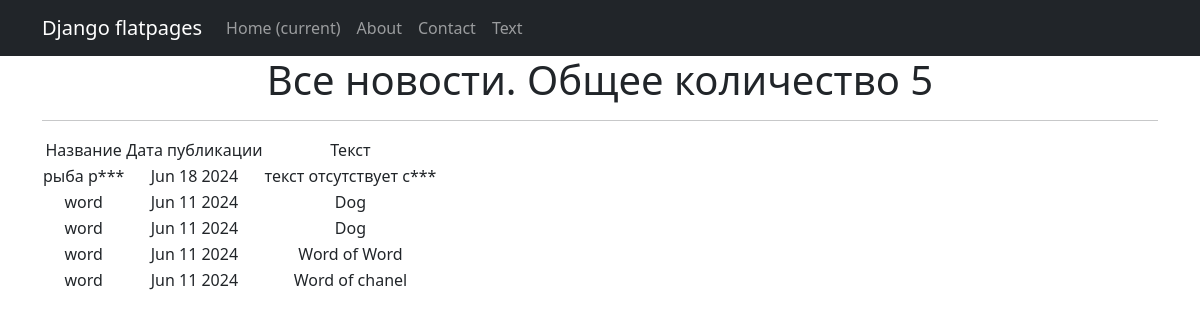
Page /post/ on the earlier database version.
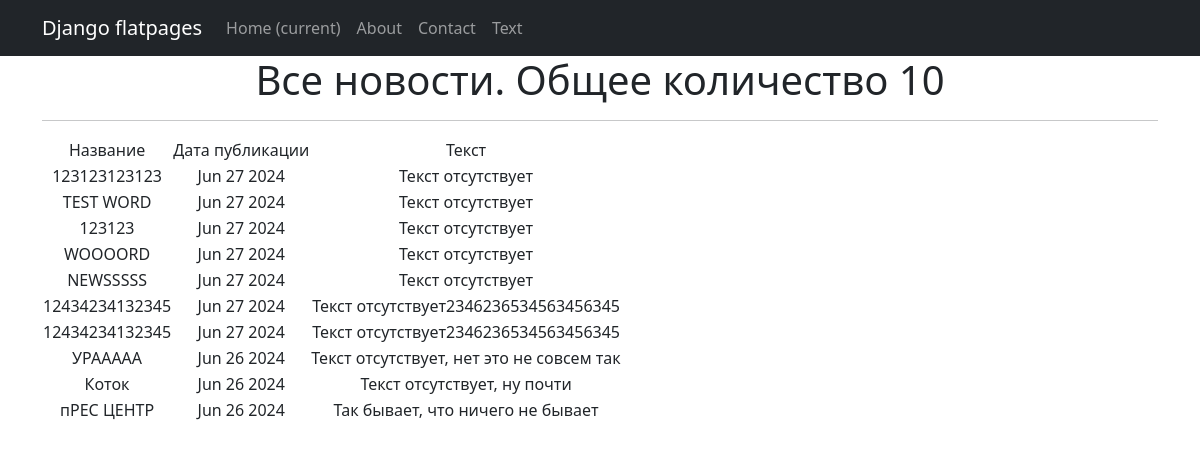
Same page on the later database version.
### news/models.py (models this page shows, shortened)
class Post(models.Model):
    article = 'статья'
    news = 'новость'
    POSITIONS = [
        (article, 'article'),
        (news, 'news'),
    ]
    author = models.ForeignKey(Author, on_delete=models.CASCADE)
    news = models.CharField(max_length=55, choices=POSITIONS, default='новость')
    time_in = models.DateTimeField(auto_now_add=True)
    products = models.ManyToManyField(Category, through='PostCategory')
    title_news = models.CharField(max_length=55)
    text_news = models.TextField(default="Текст отсутствует")
    post_reiting = models.IntegerField(default=0)

### news/views.py (the view)
# urls.py: path('', ProductList.as_view(), name='news_list'),
class ProductList(ListView):
    model = Post
    ordering = '-time_in'
    template_name = 'news.html'
    context_object_name = 'news'
    paginate_by = 10
    def get_context_data(self, **kwargs):
        context = super().get_context_data(**kwargs)
        context['time_now'] = datetime.utcnow()
        context['next_sale'] = None
        return context

### news/templatetags/custom_filters.py (called while the page is built)
@register.filter()
def censorship(text):
   STOP_LIST = [
       'мат',
       'редиска',
       'сук',
   ]
   for word in STOP_LIST:
      if word in text:
          text = text.lower().replace(word.lower(), word[0]+'***')
   return f'{text}'

### templates/news.html (shortened to what this page needs)
{% extends 'flatpages/default.html' %}
{% load custom_filters %}!
{% block content %}
<h1>Все новости. Общее количество {{news|length}}</h1>
<hr>
{% if news %}
<table>
    <tr>
        <td> Название</td>
        <td> Дата публикации</td>
        <td> Текст</td>
    </tr>
    {% for news in news %}
    <tr>
        <td>{{ news.title_news|censorship }}</td>
        <td>{{ news.time_in|date:'M d Y' }}</td>
        <td>{{ news.text_news|censorship}}</td>
    </tr>
    {% endfor %}
</table>
{% else %}
<h2>Статей нет!</h2>
{% endif %}
{% endblock content %}

Differences in the rows shown:
no longer on this page (row unchanged): Post: title_news|censorship "рыба р***", time_in "Jun 18 2024", text_news|censorship "текст отсутствует с***"
no longer on this page (row unchanged): Post: title_news|censorship "word", time_in "Jun 11 2024", text_news|censorship "Dog"
no longer on this page (row unchanged): Post: title_news|censorship "word", time_in "Jun 11 2024", text_news|censorship "Dog"
removed Post: title_news|censorship "word", time_in "Jun 11 2024", text_news|censorship "Word of Word"
removed Post: title_news|censorship "word", time_in "Jun 11 2024", text_news|censorship "Word of chanel"
added Post: title_news|censorship "123123123123", time_in "Jun 27 2024", text_news|censorship "Текст отсутствует"
added Post: title_news|censorship "TEST WORD", time_in "Jun 27 2024", text_news|censorship "Текст отсутствует"
added Post: title_news|censorship "123123", time_in "Jun 27 2024", text_news|censorship "Текст отсутствует"
added Post: title_news|censorship "WOOOORD", time_in "Jun 27 2024", text_news|censorship "Текст отсутствует"
added Post: title_news|censorship "NEWSSSSS", time_in "Jun 27 2024", text_news|censorship "Текст отсутствует"
added Post: title_news|censorship "12434234132345", time_in "Jun 27 2024", text_news|censorship "Текст отсутствует2346236534563456345"
added Post: title_news|censorship "12434234132345", time_in "Jun 27 2024", text_news|censorship "Текст отсутствует2346236534563456345"
added Post: title_news|censorship "УРААААА", time_in "Jun 26 2024", text_news|censorship "Текст отсутствует, нет это не совсем так"
added Post: title_news|censorship "Коток", time_in "Jun 26 2024", text_news|censorship "Текст отсутствует, ну почти"
added Post: title_news|censorship "пРЕС ЦЕНТР", time_in "Jun 26 2024", text_news|censorship "Так бывает, что ничего не бывает"
Other differences:
{{ news|length }}: "5" → "10"
